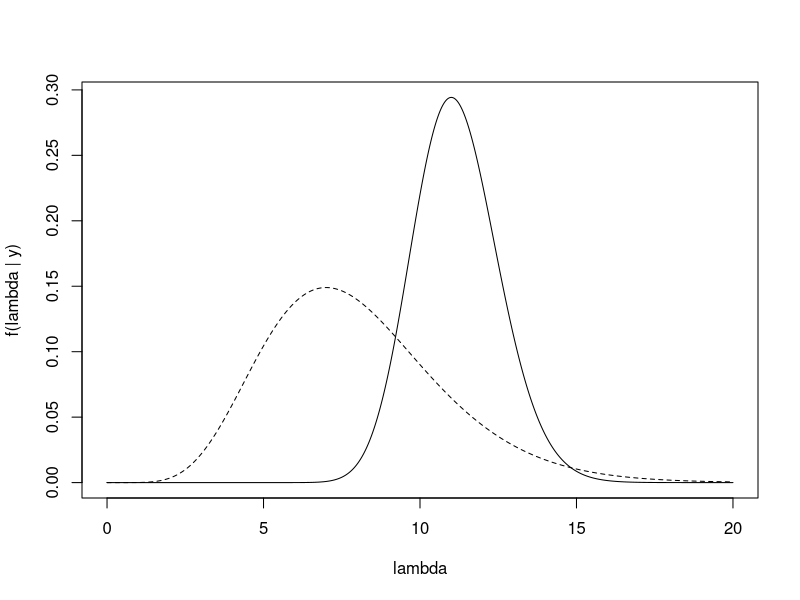
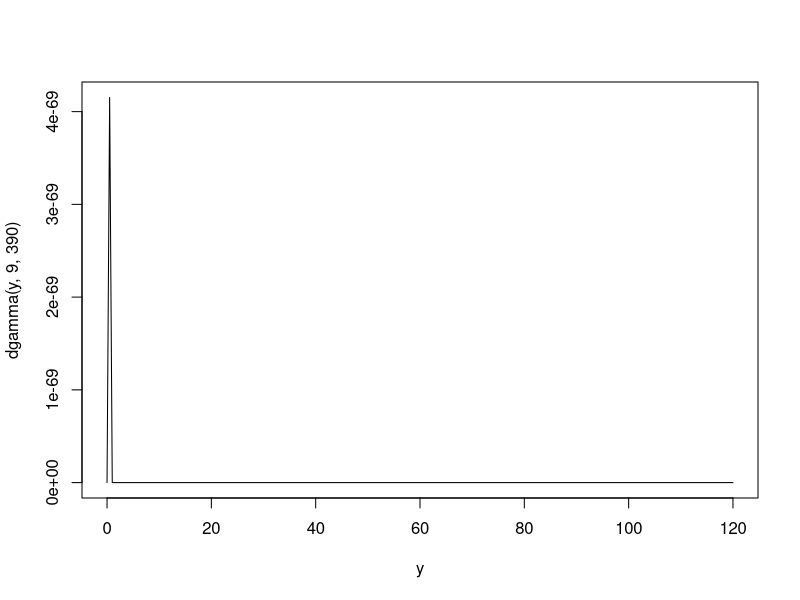

R code for these plots, in order:
## ---- chunk 1
knitr::opts_chunk$set(echo = TRUE)
## ---- chunk 2
(1+5)/(20+73.5)
## ---- chunk 3
pgamma(0.1,1+5,20+73.5)
## ---- chunk 4
chips_count <- list(c(9,12,10,15,13))
sapply(chips_count,sum)
## ---- chunk 5
lambda=seq(from=0,to=20,by=.01)
plot(lambda,dgamma(lambda,67,6),type="l",ylab='f(lambda | y)')
lines(lambda,dgamma(lambda,8,1),type="l",lty=2)
## ---- chunk 6
(59+8)/(1+5)
## ---- chunk 7
qgamma(.05,67,6)
## ---- chunk 8
(1+5)/(20+61.5)
## ---- chunk 9
qgamma(.975,9,390)
## ---- chunk 10
y=seq(from=0,to=120,by=0.5)
plot(y,dgamma(y,9,390),type="l")
